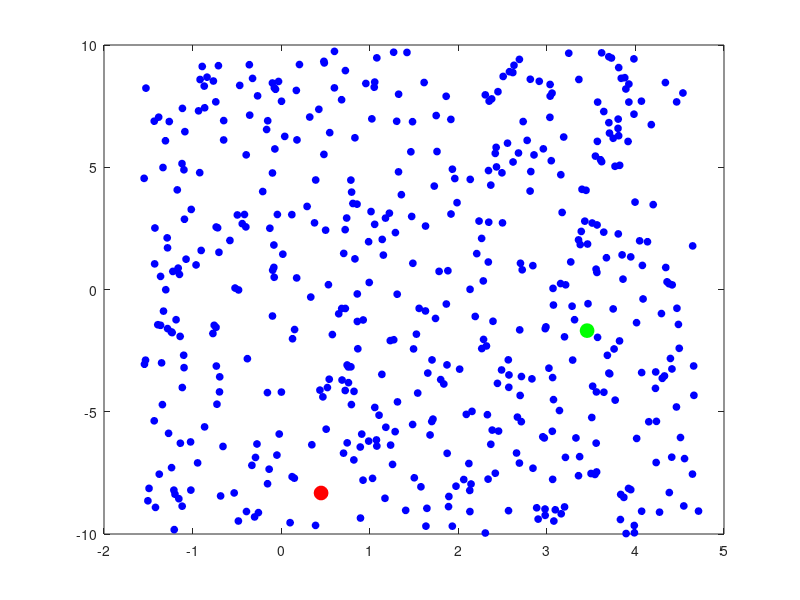

This figure's MATLAB source: (Note: this script raises an error after producing the figure.)
%% Code setup (Do not modify, but please read) %%%%%%%%%%%%%%%%%%%%%%%%%%%%%%%%%%%%%%%%%%%%%

% Bounds on world
world_bounds_th = [-pi/2,(3/2)*pi];
world_bounds_thdot = [-10,10];

% Start and goal positions
figure(1); clf;
xs_start = (world_bounds_th(2) - world_bounds_th(1))*rand(1) + world_bounds_th(1);
ys_start = (world_bounds_thdot(2) - world_bounds_thdot(1))*rand(1) + world_bounds_thdot(1);
xs_goal = (world_bounds_th(2) - world_bounds_th(1))*rand(1) + world_bounds_th(1);
ys_goal = (world_bounds_thdot(2) - world_bounds_thdot(1))*rand(1) + world_bounds_thdot(1);

% plot start and goal positions
xy_start = [xs_start;ys_start]; plot(xy_start(1),xy_start(2),'ro','MarkerFaceColor','r','MarkerSize',10); hold on;
xy_goal = [xs_goal;ys_goal]; plot(xy_goal(1),xy_goal(2),'go','MarkerFaceColor','g','MarkerSize',10); drawnow;

% Initialize n random vertices in state space
n = 500;
xs = (world_bounds_th(2) - world_bounds_th(1))*rand(1,n) + world_bounds_th(1);
ys = (world_bounds_thdot(2) - world_bounds_thdot(1))*rand(1,n) + world_bounds_thdot(1);
prm_verts = [xs;ys];
hold on;
plot(prm_verts(1,:),prm_verts(2,:),'bo','MarkerFaceColor','b','MarkerSize',5);
drawnow;
N = 1;


% LQR Analysis get S and K for each vertex
g = 9.81; 
b = 0.1;
R = 0.1; 
Q = eye(2);
S_verts = []
K_verts = []
for k = 1:length(prm_verts)
    A = [0,1;-g*cos(prm_verts(1,k)),-b];
    B = [0;1];
    [K,S] = lqr(A,B,Q,R);
    S_verts = [S_verts, S];
    K_verts = [K_verts, K];
end 

% K Closest neighbors 
k = 5
[closest_vertices] = closestVerticesLQR(prm_verts, S_verts, K_verts, k);


figure(1); hold on;
axis([world_bounds_th, world_bounds_thdot]);

for k = 1:length(prm_verts)
    ix = closest_vertices(1,k);
    xy = prm_verts(:,ix);
    closest_vert = prm_verts(:,k);
    K = K_verts(ix*2-1:ix*2);
    new_vert = extendLQR(prm_verts(:,k),prm_verts(:,ix),K); 
    if norm(new_vert - xy) < 0.25
        plot(new_vert(1), new_vert(2),'ro','MarkerFaceColor','y','MarkerSize',10);
    end
end



%{
    % Sample point
    rnd = rand(1);
    % With probability 0.05, sample the goal. This promotes movement to the
    % goal.
    if rnd < 0.05
        xy = xy_goal;
    else
        % Sample from space with probability 0.95
        xs = (world_bounds_th(2) - world_bounds_th(1))*rand(1) + world_bounds_th(1);
        ys = (world_bounds_thdot(2) - world_bounds_thdot(1))*rand(1) + world_bounds_thdot(1);
        xy = [xs;ys];
    end
    
    %% FILL ME IN %%%%%%%%%%%%%%%%%%%%%%%%%%%%%%%%%%%%%%%%%%%%%%%%%%%%%%%%%%%%%%%%%%%%%%%%%%
    if strcmp(method, 'euclidean')
        [closest_vert,ix] = closestVertexEuclidean(rrt_verts(:,1:N),xy); % Write this function
    elseif strcmp(method, 'lqr')
        [closest_vert,K,ix] = closestVertexLQR(rrt_verts(:,1:N),xy); % Write this function
    end
    %%%%%%%%%%%%%%%%%%%%%%%%%%%%%%%%%%%%%%%%%%%%%%%%%%%%%%%%%%%%%%%%%%%%%%%%%%%%%%%%%%%%%%%%
    
    %% FILL ME IN %%%%%%%%%%%%%%%%%%%%%%%%%%%%%%%%%%%%%%%%%%%%%%%%%%%%%%%%%%%%%%%%%%%%%%%%%%
    if strcmp(method, 'euclidean')
        new_vert = extendEuclidean(closest_vert,xy); % Write this function
    else
        
    end

    delete(hxy);
    figure(1);
    hxy = plot(xy(1),xy(2),'r.');axis([world_bounds_th, world_bounds_thdot]); 

    
    %%%%%%%%%%%%%%%%%%%%%%%%%%%%%%%%%%%%%%%%%%%%%%%%%%%%%%%%%%%%%%%%%%%%%%%%%%%%%%%%%%%%
    
     
    % Plot extension (Comment the next few lines out if you want your code to
    % run a bit quicker. The plotting is useful for debugging though.)
    figure(1)
    hold on
    plot(new_vert(1),new_vert(2),'bo','MarkerFaceColor','b','MarkerSize',5);
    % Plot line (but only if we are not wrapping to the other side of the
    % plot)
    if abs(closest_vert(1) - new_vert(1)) < 0.75*(2*pi)
        line([closest_vert(1),new_vert(1)],[closest_vert(2),new_vert(2)]);
    end
    axis([world_bounds_th, world_bounds_thdot]);

    
    %% DO NOT MODIFY THIS %%%%%%%%%%%%%%%%%%%%%%%%%%%%%%%%%%%%%%%%%%%%%%%%%%%%%%%%%%%%%%%
    % If it is collision free, add it to tree    
    N = N+1;
    if N > size(rrt_verts,2)
        rrt_verts = [rrt_verts zeros(size(rrt_verts))];
    end
    rrt_verts(:,N) = [new_vert;ix];
    
    % Check if we have reached goal
    if norm(xy_goal-new_vert) < minDistGoal
        break;
    end
    disp(N);
    
    %%%%%%%%%%%%%%%%%%%%%%%%%%%%%%%%%%%%%%%%%%%%%%%%%%%%%%%%%%%%%%%%%%%%%%%%%%%%%%%%%%%%%%
        
       
end

% Plot vertices in RRT
hold on;
plot(rrt_verts(1,:),rrt_verts(2,:),'bo','MarkerFaceColor','b','MarkerSize',5);
xys = []
while(N>0)
    N = rrt_verts(3,N);
    if N > 0
        disp(N);
        xys = [rrt_verts(1:2,N),xys];
    end 
end 
disp(xys);
ts = [];
for i=1:size(xys,2)
    ts = [ts, 0.1*(i-1)];
end 
xy_length = size(xys)
for k = 1:xy_length(2)-1
    first_vert = xys(:,k);
    second_vert = xys(:,k+1);
    disp(second_vert);
    if abs(first_vert(1) - second_vert(1)) < 0.75*(2*pi)
        line([first_vert(1),second_vert(1)],[first_vert(2),second_vert(2)],'Color','r');
    end
end
%disp(ts);
%pd = PendulumPlant;
%pv = PendulumVisualizer();
%traj = PPTrajectory(foh(ts,xys));
%traj = traj.setOutputFrame(pv.getInputFrame());
%playback(pv,traj);
%}